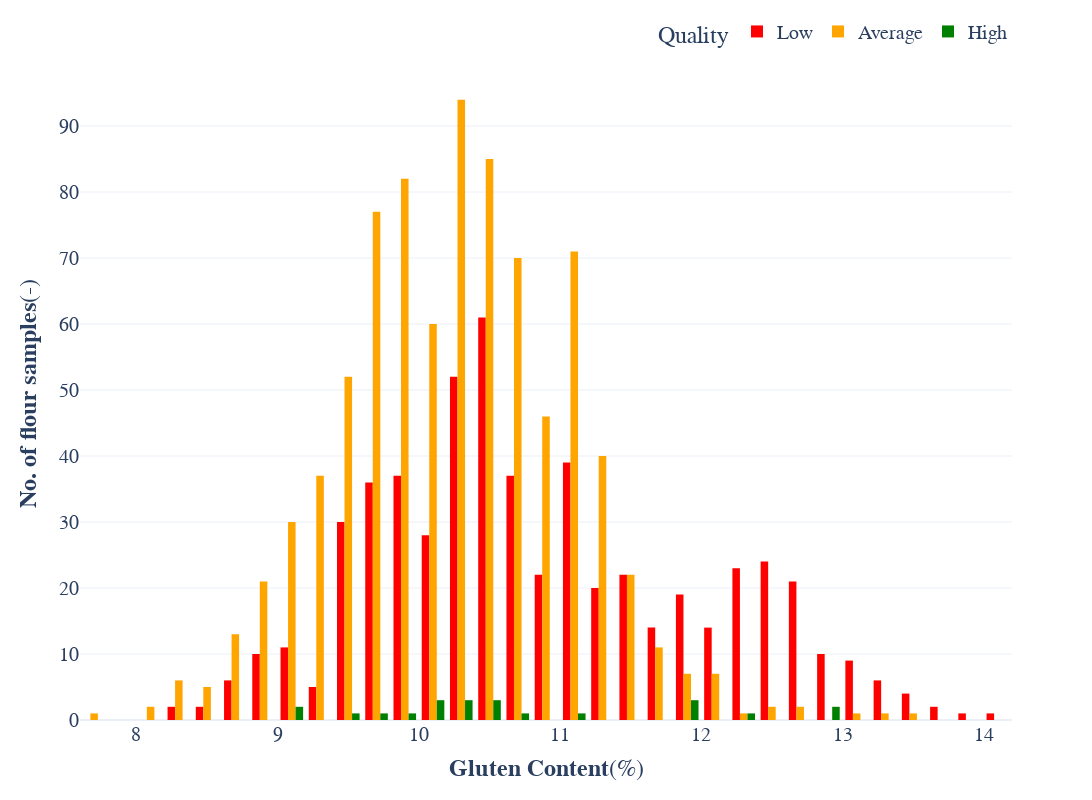

The notebook cell saved with this chart:
### Markdown cell above
### Plot for Gluten Content v/s Quality

### Code cell
fig_gc = px.histogram(flour_data, x="gluten_content", color="Quality", color_discrete_sequence=['red','orange','green'])

fig_gc.update_yaxes(title_text="<b>No. of flour samples</b>(-)")
fig_gc.update_xaxes(title_text="<b>Gluten Content</b>(%)")
fig_gc.update_layout(barmode='group',template='plotly_white', width=1500, height=800, font=dict(family="Courier New, monospace",size=20), legend=dict(orientation="h", yanchor="bottom", y=1.02, xanchor="right", x=1))

fig_gc.show()

### Figure 1 — Plotly figure (JSON) as saved in the notebook; plotly's stock layout.template omitted (floating-point values rounded to 4 significant figures; data arrays with more than 128 entries replaced by an {"elided": "..."} marker saying what was removed)
{"data": [{"alignmentgroup": "True", "bingroup": "x", "hovertemplate": "Quality=Low<br>gluten_content=%{x}<br>count=%{y}<extra></extra>", "legendgroup": "Low", "marker": {"color": "red", "pattern": {"shape": ""}}, "name": "Low", "offsetgroup": "Low", "orientation": "v", "showlegend": true, "type": "histogram", "x": {"elided": "568 float values"}, "xaxis": "x", "yaxis": "y"}, {"alignmentgroup": "True", "bingroup": "x", "hovertemplate": "Quality=Average<br>gluten_content=%{x}<br>count=%{y}<extra></extra>", "legendgroup": "Average", "marker": {"color": "orange", "pattern": {"shape": ""}}, "name": "Average", "offsetgroup": "Average", "orientation": "v", "showlegend": true, "type": "histogram", "x": {"elided": "847 float values"}, "xaxis": "x", "yaxis": "y"}, {"alignmentgroup": "True", "bingroup": "x", "hovertemplate": "Quality=High<br>gluten_content=%{x}<br>count=%{y}<extra></extra>", "legendgroup": "High", "marker": {"color": "green", "pattern": {"shape": ""}}, "name": "High", "offsetgroup": "High", "orientation": "v", "showlegend": true, "type": "histogram", "x": [10.5, 12.82, 10.42, 9.19, 9.19, 11.81, 11.01, 10.13, 10.5, 10.64, 10.21, 10.06, 9.92, 9.55, 11.88, 10.28, 9.77, 11.81, 12.82, 10.06, 10.21, 12.24], "xaxis": "x", "yaxis": "y"}], "layout": {"barmode": "group", "font": {"family": "Courier New, monospace", "size": 20}, "height": 800, "legend": {"orientation": "h", "title": {"text": "Quality"}, "tracegroupgap": 0, "x": 1, "xanchor": "right", "y": 1.02, "yanchor": "bottom"}, "margin": {"t": 60}, "width": 1500, "xaxis": {"anchor": "y", "domain": [0, 1], "title": {"text": "<b>Gluten Content</b>(%)"}}, "yaxis": {"anchor": "x", "domain": [0, 1], "title": {"text": "<b>No. of flour samples</b>(-)"}}}}
